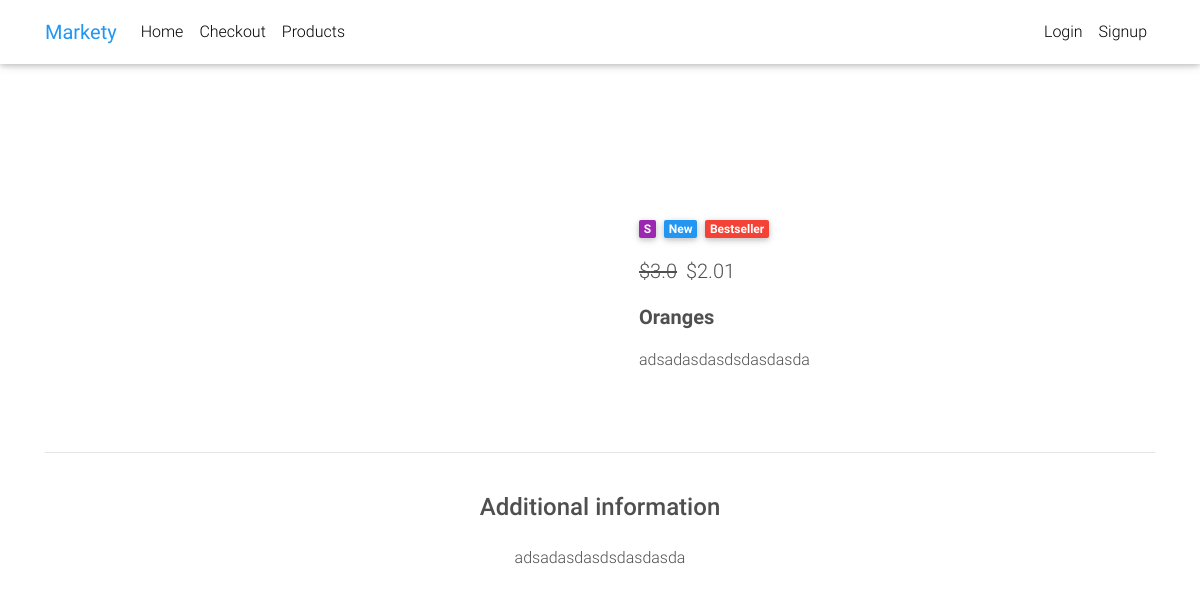
Screenshot of /product/oranges/ with the database file from the repository.
### core/models.py (models this page shows, shortened)
class Item(models.Model):
    title = models.CharField(max_length=100)
    price = models.FloatField()
    discount_price = models.FloatField(blank=True, null=True)
    category = models.CharField(choices=CATEGORY_CHOICES, max_length=2)
    label = models.CharField(choices=LABEL_CHOICES, max_length=1)
    slug = models.SlugField()
    description = models.TextField()

### core/views.py (the view)
# urls.py: path('product/<slug>/', ItemDetailView.as_view(), name="product-detail"),
class ItemDetailView(DetailView):
    model = Item
    context_object_name = "item_detail"
    template_name = "product_detail.html"

### core/templates/product_detail.html (shortened to what this page needs)
{% extends 'base.html' %}
{% block content %}
  <main class="mt-5 pt-4">
    <div class="container dark-grey-text mt-5">
      <div class="row wow fadeIn">
        <div class="col-md-6 mb-4">
        </div>
        <div class="col-md-6 mb-4">
          <div class="p-4">
            <div class="mb-3">
              <a href="">
                <span class="badge purple mr-1">{{ item_detail.category }}</span>
              </a>
              <a href="">
                <span class="badge blue mr-1">New</span>
              </a>
              <a href="">
                <span class="badge red mr-1">Bestseller</span>
              </a>
            </div>
            <p class="lead">
              <span class="mr-1">
                <del>${{ item_detail.price }}</del>
              </span>
              <span>${{ item_detail.discount_price}}</span>
            </p>
            <p class="lead font-weight-bold">{{ item_detail.title}}</p>
            <p>{{ item_detail.description }}</p>
          </div>
        </div>
      </div>
      <hr>
      <div class="row d-flex justify-content-center wow fadeIn">
        <div class="col-md-6 text-center">
          <h4 class="my-4 h4">Additional information</h4>
          <p>{{ item_detail.description }}</p>
        </div>
      </div>
      <div class="row wow fadeIn">
        <div class="col-lg-4 col-md-12 mb-4">
        </div>
        <div class="col-lg-4 col-md-6 mb-4">
        </div>
        <div class="col-lg-4 col-md-6 mb-4">
        </div>
      </div>
    </div>
  </main>
{% endblock content %}

### core/templates/base.html (style rules this page uses)
html, body, header, .carousel { height: 60vh; }

### rows the page displays
Item: category "S", price "3.0", discount_price "2.01", title "Oranges", description "adsadasdasdsdasdasda"
